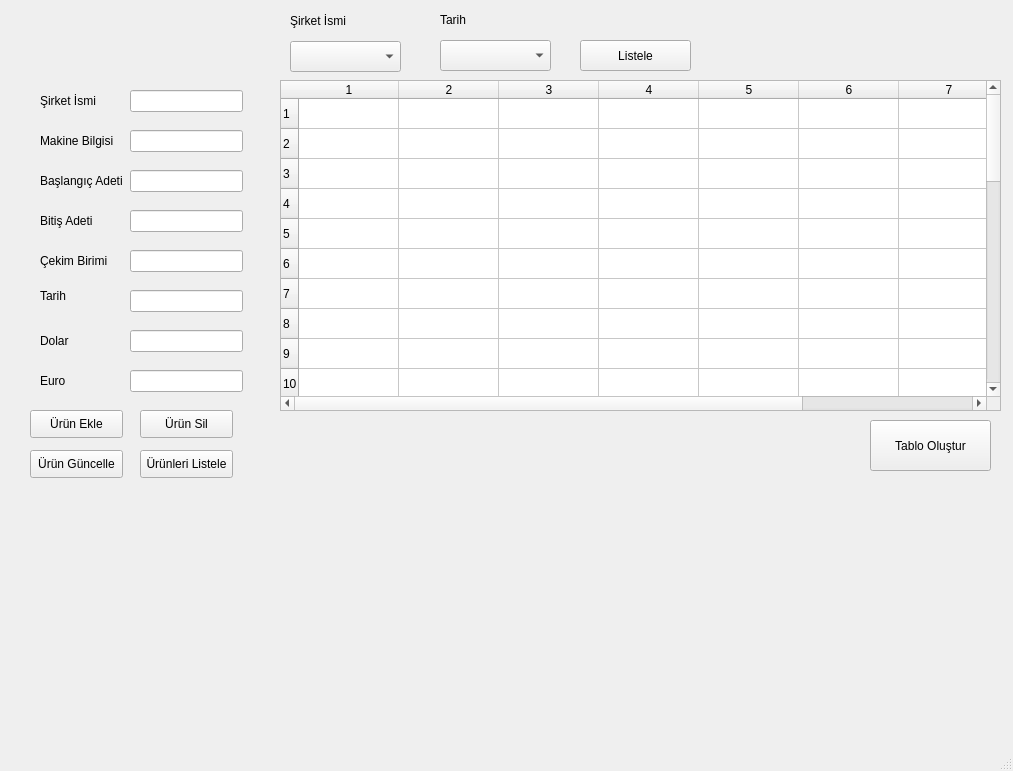
<?xml version="1.0" encoding="UTF-8"?>
<ui version="4.0">
 <class>MainWindow</class>
 <widget class="QMainWindow" name="MainWindow">
  <property name="geometry">
   <rect>
    <x>0</x>
    <y>0</y>
    <width>1013</width>
    <height>771</height>
   </rect>
  </property>
  <property name="windowTitle">
   <string>MainWindow</string>
  </property>
  <widget class="QWidget" name="centralwidget">
   <widget class="QLabel" name="label">
    <property name="geometry">
     <rect>
      <x>40</x>
      <y>80</y>
      <width>91</width>
      <height>41</height>
     </rect>
    </property>
    <property name="text">
     <string>Şirket İsmi</string>
    </property>
   </widget>
   <widget class="QLabel" name="label_2">
    <property name="geometry">
     <rect>
      <x>40</x>
      <y>320</y>
      <width>81</width>
      <height>41</height>
     </rect>
    </property>
    <property name="text">
     <string>Dolar</string>
    </property>
   </widget>
   <widget class="QLabel" name="label_3">
    <property name="geometry">
     <rect>
      <x>40</x>
      <y>160</y>
      <width>91</width>
      <height>41</height>
     </rect>
    </property>
    <property name="text">
     <string>Başlangıç Adeti</string>
    </property>
   </widget>
   <widget class="QLineEdit" name="lnsirketismi">
    <property name="geometry">
     <rect>
      <x>130</x>
      <y>90</y>
      <width>113</width>
      <height>22</height>
     </rect>
    </property>
   </widget>
   <widget class="QLineEdit" name="lndolar">
    <property name="geometry">
     <rect>
      <x>130</x>
      <y>330</y>
      <width>113</width>
      <height>22</height>
     </rect>
    </property>
   </widget>
   <widget class="QLineEdit" name="lnbaslangicadet">
    <property name="geometry">
     <rect>
      <x>130</x>
      <y>170</y>
      <width>113</width>
      <height>22</height>
     </rect>
    </property>
   </widget>
   <widget class="QLabel" name="label_8">
    <property name="geometry">
     <rect>
      <x>40</x>
      <y>240</y>
      <width>91</width>
      <height>41</height>
     </rect>
    </property>
    <property name="text">
     <string>Çekim Birimi</string>
    </property>
   </widget>
   <widget class="QLabel" name="label_7">
    <property name="geometry">
     <rect>
      <x>40</x>
      <y>200</y>
      <width>91</width>
      <height>41</height>
     </rect>
    </property>
    <property name="text">
     <string>Bitiş Adeti</string>
    </property>
   </widget>
   <widget class="QLineEdit" name="lnbitisadet">
    <property name="geometry">
     <rect>
      <x>130</x>
      <y>210</y>
      <width>113</width>
      <height>22</height>
     </rect>
    </property>
   </widget>
   <widget class="QLineEdit" name="lncekimbirimi">
    <property name="geometry">
     <rect>
      <x>130</x>
      <y>250</y>
      <width>113</width>
      <height>22</height>
     </rect>
    </property>
   </widget>
   <widget class="QLineEdit" name="lnmakinebilgisi">
    <property name="geometry">
     <rect>
      <x>130</x>
      <y>130</y>
      <width>113</width>
      <height>22</height>
     </rect>
    </property>
    <property name="text">
     <string/>
    </property>
   </widget>
   <widget class="QLabel" name="label_4">
    <property name="geometry">
     <rect>
      <x>40</x>
      <y>120</y>
      <width>91</width>
      <height>41</height>
     </rect>
    </property>
    <property name="text">
     <string>Makine Bilgisi</string>
    </property>
   </widget>
   <widget class="QTableWidget" name="tableWidget">
    <property name="geometry">
     <rect>
      <x>280</x>
      <y>80</y>
      <width>721</width>
      <height>331</height>
     </rect>
    </property>
    <property name="rowCount">
     <number>30</number>
    </property>
    <property name="columnCount">
     <number>8</number>
    </property>
    <row/>
    <row/>
    <row/>
    <row/>
    <row/>
    <row/>
    <row/>
    <row/>
    <row/>
    <row/>
    <row/>
    <row/>
    <row/>
    <row/>
    <row/>
    <row/>
    <row/>
    <row/>
    <row/>
    <row/>
    <row/>
    <row/>
    <row/>
    <row/>
    <row/>
    <row/>
    <row/>
    <row/>
    <row/>
    <row/>
    <column/>
    <column/>
    <column/>
    <column/>
    <column/>
    <column/>
    <column/>
    <column/>
   </widget>
   <widget class="QComboBox" name="combosirketismi">
    <property name="geometry">
     <rect>
      <x>290</x>
      <y>41</y>
      <width>111</width>
      <height>31</height>
     </rect>
    </property>
   </widget>
   <widget class="QLabel" name="label_5">
    <property name="geometry">
     <rect>
      <x>290</x>
      <y>0</y>
      <width>91</width>
      <height>41</height>
     </rect>
    </property>
    <property name="text">
     <string>Şirket İsmi</string>
    </property>
   </widget>
   <widget class="QLineEdit" name="lntarih">
    <property name="geometry">
     <rect>
      <x>130</x>
      <y>290</y>
      <width>113</width>
      <height>22</height>
     </rect>
    </property>
   </widget>
   <widget class="QLabel" name="label_9">
    <property name="geometry">
     <rect>
      <x>40</x>
      <y>280</y>
      <width>91</width>
      <height>31</height>
     </rect>
    </property>
    <property name="text">
     <string>Tarih</string>
    </property>
   </widget>
   <widget class="QLabel" name="label_6">
    <property name="geometry">
     <rect>
      <x>440</x>
      <y>-1</y>
      <width>91</width>
      <height>41</height>
     </rect>
    </property>
    <property name="text">
     <string>Tarih</string>
    </property>
   </widget>
   <widget class="QComboBox" name="combotarih">
    <property name="geometry">
     <rect>
      <x>440</x>
      <y>40</y>
      <width>111</width>
      <height>31</height>
     </rect>
    </property>
   </widget>
   <widget class="QPushButton" name="btnekle">
    <property name="geometry">
     <rect>
      <x>30</x>
      <y>410</y>
      <width>93</width>
      <height>28</height>
     </rect>
    </property>
    <property name="text">
     <string>Ürün Ekle</string>
    </property>
   </widget>
   <widget class="QPushButton" name="btnsil">
    <property name="geometry">
     <rect>
      <x>140</x>
      <y>410</y>
      <width>93</width>
      <height>28</height>
     </rect>
    </property>
    <property name="text">
     <string>Ürün Sil</string>
    </property>
   </widget>
   <widget class="QPushButton" name="btnguncelle">
    <property name="geometry">
     <rect>
      <x>30</x>
      <y>450</y>
      <width>93</width>
      <height>28</height>
     </rect>
    </property>
    <property name="text">
     <string>Ürün Güncelle</string>
    </property>
   </widget>
   <widget class="QPushButton" name="btnlistele">
    <property name="geometry">
     <rect>
      <x>140</x>
      <y>450</y>
      <width>93</width>
      <height>28</height>
     </rect>
    </property>
    <property name="text">
     <string>Ürünleri Listele</string>
    </property>
   </widget>
   <widget class="QPushButton" name="btntabloolustur">
    <property name="geometry">
     <rect>
      <x>870</x>
      <y>420</y>
      <width>121</width>
      <height>51</height>
     </rect>
    </property>
    <property name="text">
     <string>Tablo Oluştur</string>
    </property>
   </widget>
   <widget class="QPushButton" name="btnkategorilistele">
    <property name="geometry">
     <rect>
      <x>580</x>
      <y>40</y>
      <width>111</width>
      <height>31</height>
     </rect>
    </property>
    <property name="text">
     <string>Listele</string>
    </property>
   </widget>
   <widget class="QLineEdit" name="lneuro">
    <property name="geometry">
     <rect>
      <x>130</x>
      <y>370</y>
      <width>113</width>
      <height>22</height>
     </rect>
    </property>
   </widget>
   <widget class="QLabel" name="label_10">
    <property name="geometry">
     <rect>
      <x>40</x>
      <y>360</y>
      <width>81</width>
      <height>41</height>
     </rect>
    </property>
    <property name="text">
     <string>Euro</string>
    </property>
   </widget>
  </widget>
  <widget class="QMenuBar" name="menubar">
   <property name="geometry">
    <rect>
     <x>0</x>
     <y>0</y>
     <width>1013</width>
     <height>26</height>
    </rect>
   </property>
  </widget>
  <widget class="QStatusBar" name="statusbar"/>
 </widget>
 <resources/>
 <connections/>
</ui>
